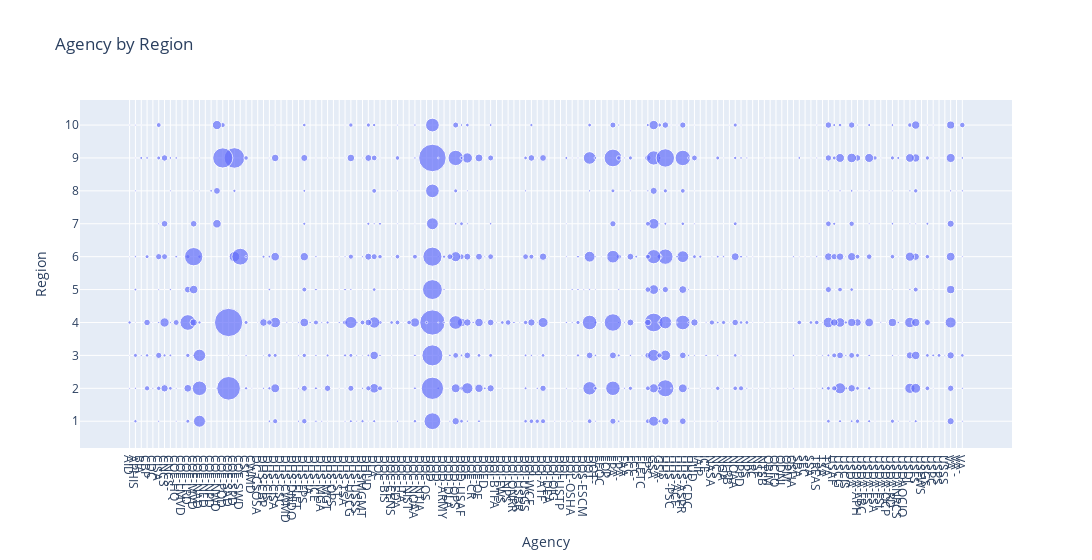

The notebook cell this image was saved under:
### Markdown cell above
Plot some information about columns and/or column combinations.

### Code cell
all_states = (df['stt'].unique())
all_states_sorted = sorted(df['stt'].unique())
regions = list(range(1,11))
agency_ids = sorted(df['agencyId'].unique())
incidents = sorted(df['incidentType'].unique())
esfs = sorted(df['supportFunction'].unique())

fig = px.scatter(df.groupby(
        ['agencyId', 'region']).size(       
    ).reset_index(
        name='count').sort_values(by='region'),
                 x = 'agencyId',
                 y = 'region',
                 size = 'count',
                 title = 'Agency by Region',
                 labels = {'agencyId' : 'Agency',
                           'region' : 'Region'},)

fig.update_xaxes(
    categoryorder = 'array',
    categoryarray = agency_ids,
    tickmode = 'linear',
    dtick = 1
)

fig.update_yaxes(
    categoryorder = 'array',
    categoryarray = regions,
    tickmode = 'linear',
    dtick = 1
)

fig.update_layout(
    width = 1600
)

fig.show()

### Figure 1 — Plotly figure (JSON) as saved in the notebook; plotly's stock layout.template omitted (floating-point values rounded to 4 significant figures; data arrays with more than 128 entries replaced by an {"elided": "..."} marker saying what was removed)
{"data": [{"hovertemplate": "Agency=%{x}<br>Region=%{y}<br>count=%{marker.size}<extra></extra>", "legendgroup": "", "marker": {"color": "#636efa", "size": {"elided": "687 int values"}, "sizemode": "area", "sizeref": 2.635, "symbol": "circle"}, "mode": "markers", "name": "", "orientation": "v", "showlegend": false, "type": "scatter", "x": {"elided": "687 str values"}, "xaxis": "x", "y": {"elided": "687 str values"}, "yaxis": "y"}], "layout": {"legend": {"itemsizing": "constant", "tracegroupgap": 0}, "title": {"text": "Agency by Region"}, "width": 1600, "xaxis": {"anchor": "y", "categoryarray": {"elided": "144 str values"}, "categoryorder": "array", "domain": [0, 1], "dtick": 1, "tickmode": "linear", "title": {"text": "Agency"}}, "yaxis": {"anchor": "x", "categoryarray": [1, 2, 3, 4, 5, 6, 7, 8, 9, 10], "categoryorder": "array", "domain": [0, 1], "dtick": 1, "tickmode": "linear", "title": {"text": "Region"}}}}
